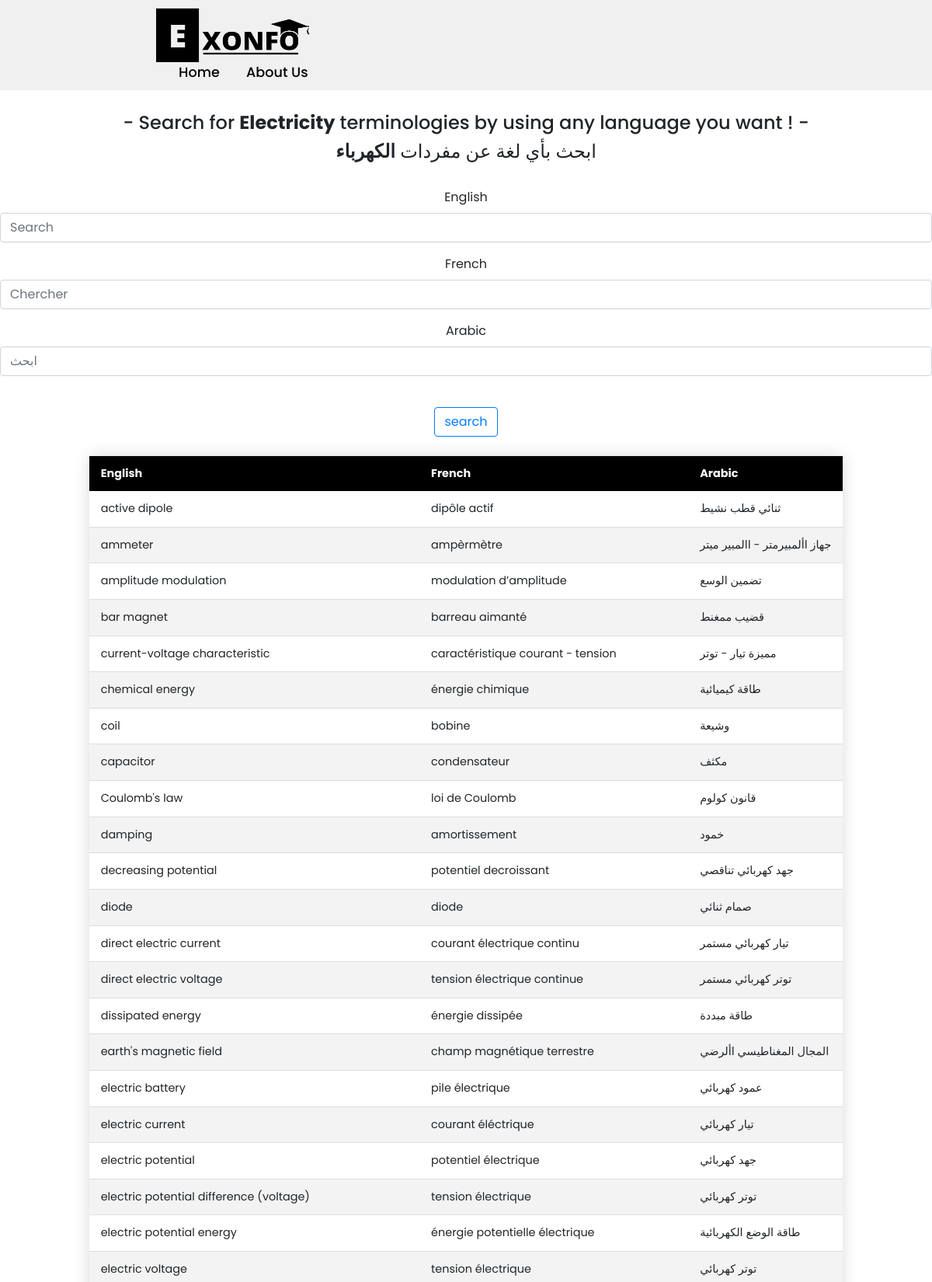
Screenshot of /pc/electricity/ (upper part) with the database file from the repository.
### app/models.py (models this page shows, shortened)
class PCWord(models.Model):
    fields = [
        ('General','General'),
        ('Electricity','Electricity'),
        ('Optics','Optics'),
        ('Waves','Waves'),
        ('Nuclear transformation','Nuclear transformation'),
        ('Matter','Matter'),
        ('Measurements in chemistry','Measurements in chemistry'),
        ('Mechanics','Mechanics'),
        ('Chemical reactions','Chemical reactions'),
        ('Organic chemistry','Organic chemistry'),
    ]
    english = models.CharField(max_length=100)
    french = models.CharField(max_length=100)
    arabic = models.CharField(max_length=100)
    field = models.CharField(max_length=100,null=True,blank=True,choices=fields)

### app/views.py (the view)
# urls.py: path('pc/electricity/',pc_electricity,name="electricity"),
def pc_electricity(request):
    electricity_words = PCWord.objects.all().filter(field='Electricity')
    filter = OrderFilter(request.GET,queryset=electricity_words)
    electricity_words = filter.qs
    context = {
        'electricity_words':electricity_words,
        'filter':filter,
    }
    return render(request,'pc/electricity.html',context)

### app/templates/pc/electricity.html (shortened to what this page needs)
{% extends 'base.html' %}
{% load static %}
{% block body %}
<br>
<br>
<br>
<br>
<br>
<br>
<center>
    <h4>- Search for <b>Electricity</b> terminologies by using any language you want ! -</h4>
    <h4> ابحث بأي لغة عن مفردات <b> الكهرباء </b></h4>
    <br>
    {% include 'search.html' %}
<table style="overflow-x:auto;" class="styled-table">
    <thead>
        <tr>
            <th>English</th>
            <th>French</th>
            <th>Arabic</th>
        </tr>
    </thead>
    <tbody>
        {% for word in electricity_words %}
        <tr>
            <td>{{word.english}}</td>
            <td>{{word.french}}</td>
            <td>{{word.arabic}}</td>
        </tr>
        {% endfor %}
    </tbody>
</table>
</center>
{% endblock %}

### static/css/style.css (style rules this page uses)
* { font-family: 'Poppins', sans-serif; margin: 0; padding: 0; box-sizing: border-box; scroll-behavior: smooth; }

### app/templates/pc/electricity.html (style rules this page uses)
.styled-table { border-collapse: collapse; margin: 25px 0; font-size: 0.9em; font-family: sans-serif; min-width: 400px; box-shadow: 0 0 20px rgba(0, 0, 0, 0.15); }
.styled-table thead tr { background-color: black; color: #ffffff; text-align: left; }
.styled-table th, .styled-table td { padding: 12px 15px; }
.styled-table tbody tr { border-bottom: 1px solid #dddddd; }
.styled-table tbody tr:nth-of-type(even) { background-color: #f3f3f3; }

### rows the page displays
PCWord: english "active dipole", french "dipôle actif", arabic "ثنائي قطب نشيط"
PCWord: english "ammeter", french "ampèrmètre", arabic "جهاز األمبيرمتر - االمبير ميتر"
PCWord: english "amplitude modulation", french "modulation d’amplitude", arabic "تضمين الوسع"
PCWord: english "bar magnet", french "barreau aimanté", arabic "قضيب ممغنط"
PCWord: english "current-voltage characteristic", french "caractéristique courant - tension", arabic "مميزة تيار - توتر"
PCWord: english "chemical energy", french "énergie chimique", arabic "طاقة كيميائية"
PCWord: english "coil", french "bobine", arabic "وشيعة"
PCWord: english "capacitor", french "condensateur", arabic "مكثف"
PCWord: english "Coulomb's law", french "loi de Coulomb", arabic "قانون كولوم"
PCWord: english "damping", french "amortissement", arabic "خمود"
PCWord: english "decreasing potential", french "potentiel decroissant", arabic "جهد كهربائي تناقصي"
PCWord: english "diode", french "diode", arabic "صمام ثنائي"
PCWord: english "direct electric current", french "courant électrique continu", arabic "تيار كهربائي مستمر"
PCWord: english "direct electric voltage", french "tension électrique continue", arabic "توتر كهربائي مستمر"
PCWord: english "dissipated energy", french "énergie dissipée", arabic "طاقة مبددة"
PCWord: english "earth's magnetic field", french "champ magnétique terrestre", arabic "المجال المغناطيسي األرضي"
PCWord: english "electric battery", french "pile électrique", arabic "عمود كهربائي"
PCWord: english "electric current", french "courant éléctrique", arabic "تيار كهربائي"
PCWord: english "electric potential", french "potentiel électrique", arabic "جهد كهربائي"
PCWord: english "electric potential difference (voltage)", french "tension électrique", arabic "توتر كهربائي"
PCWord: english "electric potential energy", french "énergie potentielle électrique", arabic "طاقة الوضع الكهربائية"
PCWord: english "electric voltage", french "tension électrique", arabic "توتر كهربائي"
